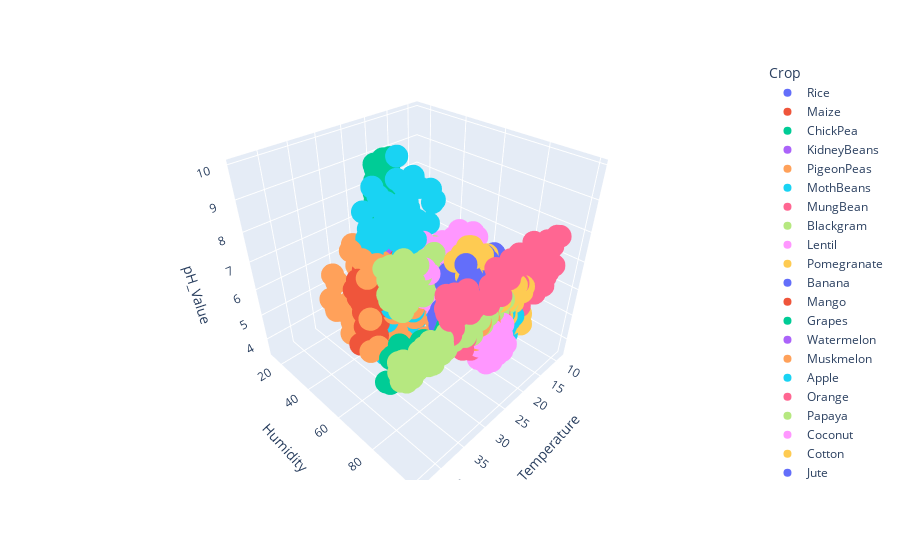

Write notebook code for a chart like this one.
### Code cell
px.scatter_3d(df,x='Temperature', y='Humidity', z='pH_Value', color='Crop')
